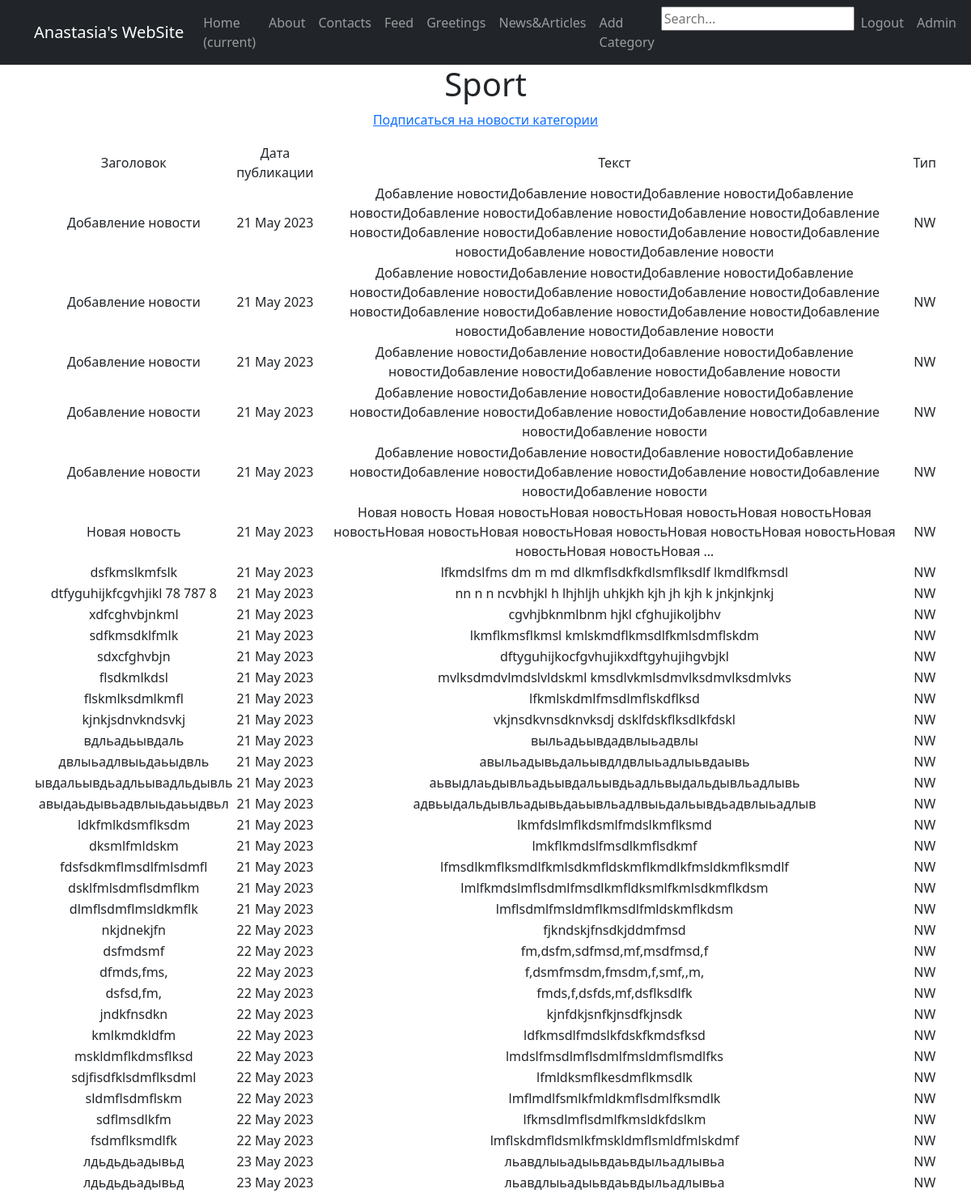
/category/1/, run on an earlier commit of the app's database.
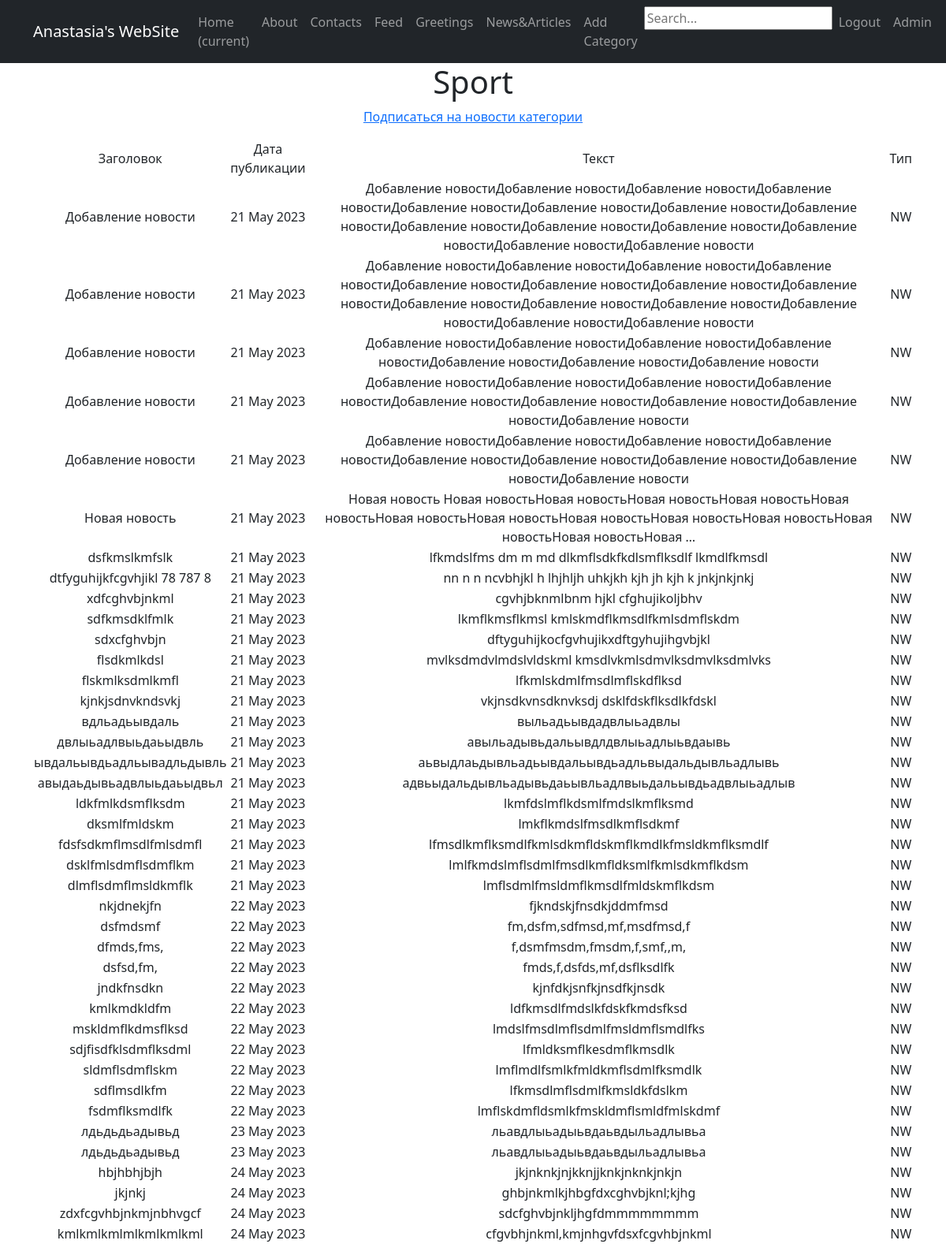
And on a later commit of the database.
### NewsPortal/models.py (models this page shows, shortened)
class Post(models.Model):
    author = models.ForeignKey(User, default=1, on_delete=models.SET_DEFAULT)
    type = models.CharField(max_length=7, choices=TYPE)
    time_in = models.DateTimeField(auto_now_add=True)
    category = models.ManyToManyField(Category, through='PostCategory')
    title = models.CharField(max_length=255)
    text = models.TextField()
    rating = models.IntegerField(default=0)

### NewsPortal/views.py (the view)
# urls.py: path('category/<int:pk>/', CategoryPost.as_view(), name='category'),
class CategoryPost(DetailView):
    model = Category
    template_name = 'categories/post_category.html'
    context_object_name = 'postcategory'
    def get_context_data(self, **kwargs):
        context = super().get_context_data(**kwargs)
        context['posts'] = Post.objects.filter(category=kwargs['object'])
        return context

### NewsPortal/models.py (called while the page is built)
    def __str__(self):
        return f'{self.name.title()}'

### templates/categories/post_category.html (shortened to what this page needs)
{% extends 'flatpages/default.html' %}
{% block content %}
<h1> {{ postcategory }}</h1>
<p><a href="subscribe">Подписаться на новости категории</a></p>
{% if postcategory %}
        <table>
            <tr>
                <td> Заголовок</td>
                <td> Дата публикации </td>
                <td> Текст </td>
                <td> Тип </td>
            </tr>
            {% for post in posts %}
            <tr>
                <td> {{ post.title }} </td>
                <td> {{ post.time_in|date:'d M Y' }} </td>
                <td> {{ post.text|truncatewords:15 }} </td>
                <td> {{ post.type }} </td>
            </tr>
            {% endfor %}
        </table>
    {% else %}
        <h2> Нет новостей! </h2>
    {% endif %}
{% endblock content %}

What changed in the data, as far as the page shows it:
added Post: title "hbjhbhjbjh", time_in "24 May 2023", text "jkjnknkjnjkknjjknkjnknkjnkjn", type "NW"
added Post: title "jkjnkj", time_in "24 May 2023", text "ghbjnkmlkjhbgfdxcghvbjknl;kjhg", type "NW"
added Post: title "zdxfcgvhbjnkmjnbhvgcf", time_in "24 May 2023", text "sdcfghvbjnkljhgfdmmmmmmmm", type "NW"
added Post: title "kmlkmlkmlmlkmlkmlkml", time_in "24 May 2023", text "cfgvbhjnkml,kmjnhgvfdsxfcgvhbjnkml", type "NW"
